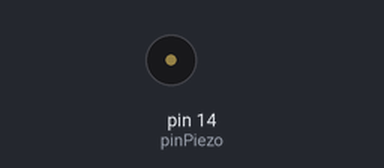
The sketch below on a simulated Arduino Uno, built with avr-gcc and run on an emulated ATmega328P. Shown: buzzer (waves = sounding).

Above: at 0.3 s.
At 2.45 s:
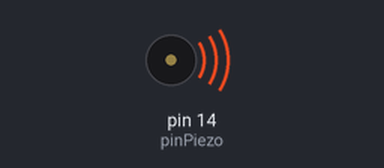
Timing chart, 0 to 3.0 s (numbered marks = the images above):
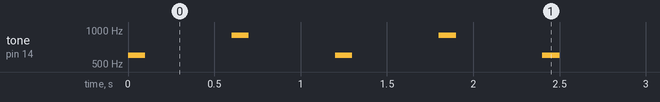

Measured:
- by itself, tone on pin 14 (pinPiezo): repeats every 1.2 s: silent 0.50 s, 900 Hz 0.10 s, silent 0.50 s, 600 Hz 0.10 s

The sketch:

Simple-bip.ino
```cpp
// Bip via Piezo
// 12/11/2023

#define pinPiezo 14 // D5 -> 14


void setup() {
   // initialise les broches
   pinMode(pinPiezo, OUTPUT);
}

void bip(int note, int note_delay){
  tone (pinPiezo, note);
  delay(note_delay);
  noTone(pinPiezo);
}
void loop() {
   bip(600,100);
   delay(500);
   bip(900,100);
   delay(500);
}
```
